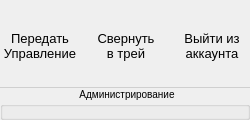
           <widget class="QGroupBox" name="groupBox_3">
            <property name="minimumSize">
             <size>
              <width>250</width>
              <height>120</height>
             </size>
            </property>
            <property name="maximumSize">
             <size>
              <width>250</width>
              <height>120</height>
             </size>
            </property>
            <property name="styleSheet">
             <string notr="true">QGroupBox {
margin-top: 87px;
font-size: 10px;
}
QGroupBox::title {
border-top: 1px solid gray;
border-color:rgb(207, 207, 207) ;
padding: 0px 155px;

}</string>
            </property>
            <property name="title">
             <string>Администрирование</string>
            </property>
            <property name="alignment">
             <set>Qt::AlignHCenter|Qt::AlignTop</set>
            </property>
            <property name="flat">
             <bool>true</bool>
            </property>
            <widget class="QWidget" name="horizontalLayoutWidget_7">
             <property name="geometry">
              <rect>
               <x>0</x>
               <y>0</y>
               <width>254</width>
               <height>92</height>
              </rect>
             </property>
             <layout class="QHBoxLayout" name="horizontalLayout_11">
              <item>
               <widget class="QToolButton" name="butt_changeAccess">
                <property name="minimumSize">
                 <size>
                  <width>80</width>
                  <height>90</height>
                 </size>
                </property>
                <property name="maximumSize">
                 <size>
                  <width>80</width>
                  <height>90</height>
                 </size>
                </property>
                <property name="font">
                 <font>
                  <pointsize>10</pointsize>
                 </font>
                </property>
                <property name="text">
                 <string>Передать
Управление</string>
                </property>
                <property name="icon">
                 <iconset resource="res/icon/icon.qrc">
                  <normaloff>:/i_Administation/icons8-ключ-64.png</normaloff>:/i_Administation/icons8-ключ-64.png</iconset>
                </property>
                <property name="iconSize">
                 <size>
                  <width>50</width>
                  <height>50</height>
                 </size>
                </property>
                <property name="autoRepeat">
                 <bool>true</bool>
                </property>
                <property name="popupMode">
                 <enum>QToolButton::InstantPopup</enum>
                </property>
                <property name="toolButtonStyle">
                 <enum>Qt::ToolButtonTextUnderIcon</enum>
                </property>
                <property name="autoRaise">
                 <bool>true</bool>
                </property>
                <property name="arrowType">
                 <enum>Qt::NoArrow</enum>
                </property>
               </widget>
              </item>
              <item>
               <widget class="QToolButton" name="butt_tray">
                <property name="minimumSize">
                 <size>
                  <width>80</width>
                  <height>90</height>
                 </size>
                </property>
                <property name="maximumSize">
                 <size>
                  <width>80</width>
                  <height>90</height>
                 </size>
                </property>
                <property name="font">
                 <font>
                  <pointsize>10</pointsize>
                 </font>
                </property>
                <property name="text">
                 <string>Свернуть
в трей</string>
                </property>
                <property name="icon">
                 <iconset resource="res/icon/icon.qrc">
                  <normaloff>:/i_Administation/icons8-свернуть-окно-50.png</normaloff>:/i_Administation/icons8-свернуть-окно-50.png</iconset>
                </property>
                <property name="iconSize">
                 <size>
                  <width>50</width>
                  <height>50</height>
                 </size>
                </property>
                <property name="autoRepeat">
                 <bool>true</bool>
                </property>
                <property name="popupMode">
                 <enum>QToolButton::InstantPopup</enum>
                </property>
                <property name="toolButtonStyle">
                 <enum>Qt::ToolButtonTextUnderIcon</enum>
                </property>
                <property name="autoRaise">
                 <bool>true</bool>
                </property>
                <property name="arrowType">
                 <enum>Qt::NoArrow</enum>
                </property>
               </widget>
              </item>
              <item>
               <widget class="QToolButton" name="butt_exit">
                <property name="minimumSize">
                 <size>
                  <width>80</width>
                  <height>90</height>
                 </size>
                </property>
                <property name="maximumSize">
                 <size>
                  <width>80</width>
                  <height>90</height>
                 </size>
                </property>
                <property name="font">
                 <font>
                  <pointsize>10</pointsize>
                 </font>
                </property>
                <property name="text">
                 <string>Выйти из
аккаунта</string>
                </property>
                <property name="icon">
                 <iconset resource="res/icon/icon.qrc">
                  <normaloff>:/i_Administation/icons8-изменить-пользователя-50.png</normaloff>:/i_Administation/icons8-изменить-пользователя-50.png</iconset>
                </property>
                <property name="iconSize">
                 <size>
                  <width>50</width>
                  <height>50</height>
                 </size>
                </property>
                <property name="autoRepeat">
                 <bool>true</bool>
                </property>
                <property name="popupMode">
                 <enum>QToolButton::InstantPopup</enum>
                </property>
                <property name="toolButtonStyle">
                 <enum>Qt::ToolButtonTextUnderIcon</enum>
                </property>
                <property name="autoRaise">
                 <bool>true</bool>
                </property>
                <property name="arrowType">
                 <enum>Qt::NoArrow</enum>
                </property>
               </widget>
              </item>
             </layout>
            </widget>
           </widget>
